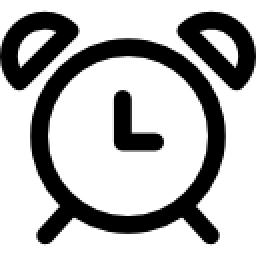
#> input picture Assets/Menu/alarm-clock.png, 128 x 128 px, found by its file name (shown 2 times larger)
$ python main.py
#> lines starting #> are read from the running program, lines starting #| are printed output that depends on the picture; pictures that were not available may be replaced by others from this repository, and a replacement may not be noted
### Components/Menu/menu.py
from Pages.alarmsPage import AlarmsPage
from Pages.clockPage import ClockPage
from Pages.timepiecePage import TimepiecePage
from Pages.infoPage import InfoPage
from Pages.timerPage import TimerPage
from PIL import Image, ImageTk
from Assets.Menu import *

from tkinter import Button, Frame

class Menu:

    window = None
    frame = None
    clockPage = None
    timerPage = None
    alarmsPage = None
    infoPage = None
    timepiecePage = None

    alarmImg = None
    clockImg = None
    timepieceImg = None
    timerImg = None
    infoImg = None


    def __init__(self, root):

        self.window = root


        self.alarmImg = ImageTk.PhotoImage(Image.open(r"Assets\Menu\alarm-clock.png").resize((30, 30)))
        self.infoImg = ImageTk.PhotoImage(Image.open(r"Assets\Menu\info.png").resize((30, 30)))
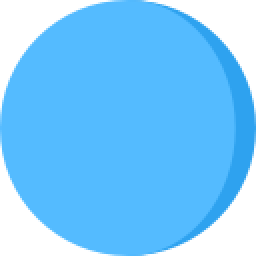
#> input picture Assets/Alarms/blue-circle.png, 128 x 128 px, given in place of info.png, which was not available (shown 2 times larger)
        self.timerImg = ImageTk.PhotoImage(Image.open(r"Assets\Menu\timer.png").resize((35, 35)))
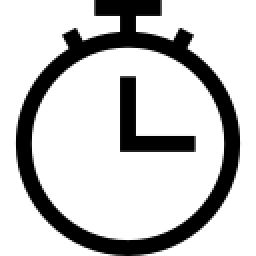
#> input picture Assets/Menu/timer.png, 128 x 128 px, found by its file name (shown 2 times larger)
        self.clockImg = ImageTk.PhotoImage(Image.open(r"Assets\Menu\clock.png").resize((30, 30)))
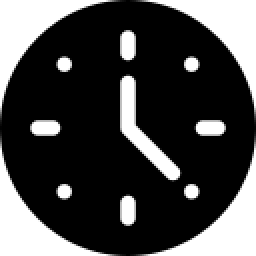
#> input picture Assets/Menu/clock.png, 128 x 128 px, found by its file name (shown 2 times larger)
        self.timepieceImg = ImageTk.PhotoImage(Image.open(r"Assets\Menu\timepiece.png").resize((32, 32)))
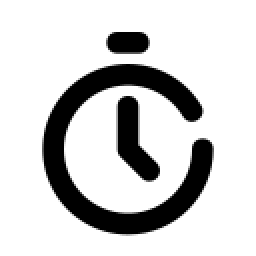
#> input picture Assets/Menu/timepiece.png, 128 x 128 px, found by its file name (shown 2 times larger)

        self.CreateMenu()
        self.ShowMenu()

        self.timerPage = TimerPage(self.window)
        self.infoPage = InfoPage(self.window)
        self.timepiecePage = TimepiecePage(self.window)
        self.alarmsPage = AlarmsPage(self.window, self.frame)
        self.clockPage = ClockPage(self.window)

    def CreateMenu(self):

        self.frame = Frame(self.window, height=60, width=300, bg = "white")
        self.frame.place(x = 0, y = 490)

        btnClock = Button(self.frame, image=self.clockImg, command = self.MenuClock, bg = "white", borderwidth=0)
        btnClock.place(x = 10, y = 10, height=40, width=40)

        btnAlarm = Button(self.frame, image = self.alarmImg, command = self.MenuAlarm, bg = "white", borderwidth=0)
        btnAlarm.place(x = 70, y = 10, height=40, width=40)

        btnTimer = Button(self.frame, image= self.timerImg, command = self.MenuTimer, bg = "white", borderwidth=0)
        btnTimer.place(x = 130, y = 10, height=40, width=40)

        btnTime = Button(self.frame, image = self.timepieceImg, command = self.MenuTimepiece, bg = "white", borderwidth=0)
        btnTime.place(x = 190, y = 10, height=40, width=40)

        btnInfo = Button(self.frame, image= self.infoImg, command = self.MenuInfo, bg = "white", borderwidth=0)
        btnInfo.place(x = 250, y = 10, height=40, width=40)

    def ShowMenu(self):

        self.frame.tkraise()


    def MenuClock(self):

        self.clockPage.ShowClockFrame()


    def MenuAlarm(self):

        self.alarmsPage.ShowAlarmsPage()


    def MenuTimepiece(self):

        self.timepiecePage.ShowTimepieceFrame()

    def MenuTimer(self):

        self.timerPage.ShowTimerFrame()

    def MenuInfo(self):

        self.infoPage.ShowInfoPage()

### Components/Timer/timerBtn.py
from tkinter import Button
from Components.Timer.timer import Timer
from PIL import Image, ImageTk
from Assets.Timer import *

class TimerButtons:

    frame = None
    btnStart = None
    btnStopStart = None
    BtnReset = None
    start = False
    pause = False
    timer = None
    startImg = None
    pauseImg = None
    resetImg = None

    def __init__(self, frame):

        self.startImg = ImageTk.PhotoImage(Image.open(r"Assets\Timer\play.png").resize((40, 40)))
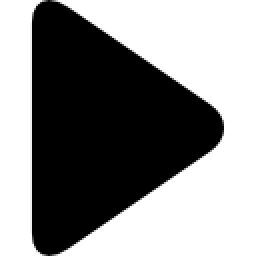
#> input picture Assets/Timer/play.png, 128 x 128 px, found by its file name (shown 2 times larger)
        self.pauseImg = ImageTk.PhotoImage(Image.open(r"Assets\Timer\pause.png").resize((40, 40)))
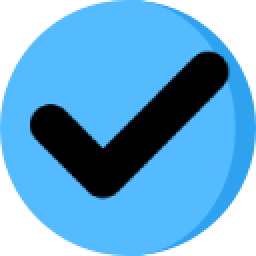
#> input picture Assets/Alarms/blue-selected.png, 128 x 128 px, given in place of pause.png, which was not available (shown 2 times larger)
        self.resetImg = ImageTk.PhotoImage(Image.open(r"Assets\Timer\stop-button.png").resize((40, 40)))

        self.frame = frame
        self.CreateButtons()
        self.PlaceButtons()
        self.timer = Timer(self.frame)

    def CreateButtons(self):

        self.btnStart = Button(self.frame, image=self.startImg, borderwidth=0, command = self.StartTimer, bg = "white")
        self.btnStopStart = Button(self.frame, borderwidth=0, text = "P", command = self.StopStart ,bg = "white")
        self.BtnReset = Button(self.frame, image=self.resetImg, borderwidth=0, text = "R", command = self.ResetTimer, bg = "white")

    def PlaceButtons(self):

        if self.start == False:

            self.btnStart.place(x = 135, y = 300, height=40, width=40)
            self.btnStopStart.place_forget()
            self.BtnReset.place_forget()

        elif self.start == True:

            self.btnStart.place_forget()
            self.btnStopStart.place(x = 180, y = 300, height=40, width=40)
            self.BtnReset.place(x = 100, y = 300, height=40, width=40)

        if self.pause == True:

            self.btnStopStart.configure(image = self.startImg)

        elif self.pause == False:

            self.btnStopStart.configure(image = self.pauseImg)


    # [26 lines left out: functions StartTimer, StopStart, ResetTimer, not called in this run]

### Pages/timepiecePage.py
from tkinter import Frame, Label
from Components.Timepiece.timepiece import TimepieceTxt
from Components.Timepiece.timepieceBtn import TimepieceButtons

class TimepiecePage:

    timepieceBtn = None
    window = None
    frame = None

    def __init__(self, root):

        self.window = root
        self.CreateTimepiecePage()
        self.timepieceBtn = TimepieceButtons(self.frame)

    def CreateTimepiecePage(self):

        self.frame = Frame(self.window, height=490, width=350, bg = "white")
        self.frame.place(x = 0, y = 0)

    def ShowTimepieceFrame(self):

        self.frame.tkraise()

### Components/Timepiece/timepiece.py
from math import floor
from sqlite3 import Time
from tkinter import Label
from time import time

class TimepieceTxt:

    timepieceTxt = None
    frame = None
    startHour = 00
    startMinute = 00
    startSecond = 00
    hourToEnd = None
    minuteToEnd = None
    secondToEnd = None
    timeToEnd = None
    startTime = None
    endTime = None
    deltaStart = None
    start = False
    pause = False
    pauseStart = None
    pauseTime = 0

    def __init__(self, frame):

        self.frame = frame
        self.ShowTimepiece()

    def ShowTimepiece(self):

        self.timepieceTxt = Label(self.frame, text = "0:00:00", bg = "white", font=("Calibri", 45))
        self.timepieceTxt.place(x = 5, y = 225, width=300, height=80)

    def EditTxt(self, hour, minute, second):

        self.timepieceTxt.configure(text = "{}:{}.{}".format(hour, minute, second))

    # [147 lines left out: functions StartTimepiece, ResetTimepiece, PauseTimepiece, Countdown, CheckNumberLen, AddOrSubtract, not called in this run]

### Components/Timepiece/timepieceBtn.py
from tkinter import Button
from functools import partial
from Components.Timepiece.timepiece import TimepieceTxt
from PIL import ImageTk, Image

class TimepieceButtons:

    frame = None
    timepiece = None
    addHourBtn = None
    addMinuteBtn = None
    addSecondBtn = None
    subtractHourBtn = None
    subtractMinuteBtn = None
    subtractSecondBtn = None
    startBtn = None
    pauseBtn = None
    resetBtn = None
    addImg = None
    subtractImg = None
    startImg = None
    resetImg = None
    pauseImg = None

    def __init__(self, frame):

        self.frame = frame
        self.timepiece = TimepieceTxt(self.frame)

#> (the run stopped early here; a loop or call above may not have finished)
